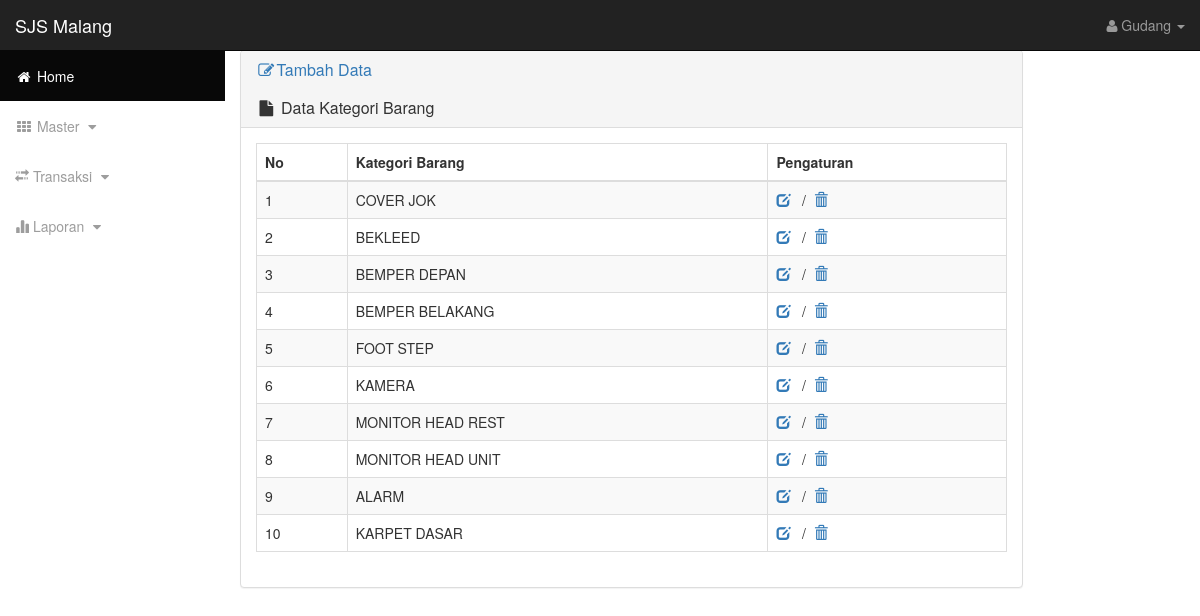
The app's page /data_gudang/kategori-barang/index.php (signed in) with its own data.
### tables this page shows
CREATE TABLE `pegawai` (
  `nip` varchar(10) NOT NULL,
  `id_jabatan` varchar(10) DEFAULT NULL,
  `username` varchar(20) DEFAULT NULL,
  `nama_pegawai` varchar(50) DEFAULT NULL,
  `jk_pegawai` varchar(10) DEFAULT NULL,
  `alamat_pegawai` varchar(100) DEFAULT NULL,
  `phone_pegawai` varchar(15) DEFAULT NULL,
  PRIMARY KEY (`nip`),
  KEY `fk_akses` (`username`),
  KEY `fk_memiliki_jabatan` (`id_jabatan`),
  CONSTRAINT `fk_akses` FOREIGN KEY (`username`) REFERENCES `user` (`username`) ON DELETE CASCADE ON UPDATE CASCADE,
  CONSTRAINT `fk_memiliki_jabatan` FOREIGN KEY (`id_jabatan`) REFERENCES `jabatan` (`id_jabatan`) ON DELETE CASCADE ON UPDATE CASCADE
);

CREATE TABLE `kategori` (
  `id_kategori` int(11) NOT NULL AUTO_INCREMENT,
  `nama_kategori` varchar(50) NOT NULL,
  PRIMARY KEY (`id_kategori`)
);

### data_gudang/kategori-barang/index.php (the view, shortened to what this page needs)
<?php include('../../header_gudang/header2.php'); ?>
	<div class="col-lg-10">
                        <div class="panel panel-default">
                            <div class="panel-heading">
                            <a href="tambah.php"><h3 class="panel-title"><i class="fa fa-edit fa-fw"></i>Tambah Data</h3></a><br>
                                <h3 class="panel-title"><i class="fa fa-file fa-fw"></i> Data Kategori Barang</h3>
                            </div>
                            <div class="panel-body">
                                <div class="table-responsive">
                                    <table class="table table-bordered table-hover table-striped">
                                        <thead>
                                        <tr>
			<th>No</th>
			<th>Kategori Barang</th>
			<th>Pengaturan</th>
								</tr>
									</thead>
		<?php
		$query = mysql_query("SELECT * FROM kategori ORDER BY id_kategori ASC") or die(mysql_error());
		if(mysql_num_rows($query) == 0){
			echo '<tr><td colspan="3">Tidak ada data!</td></tr>';
		}else{
			$no=1;
			while($data = mysql_fetch_assoc($query)){
				echo '<tr>';
					echo '<td>'.$no.'</td>';
					echo '<td>'.$data['nama_kategori'].'</td>';
					echo '<td><a href="edit.php?id='.$data['id_kategori'].'"><span class="glyphicon glyphicon-edit"></span> </a> &nbsp&nbsp/&nbsp&nbsp<a href="hapus.php?id='.$data['id_kategori'].'" onclick="return confirm(\'Yakin?\')"><span class="glyphicon glyphicon-trash"></span></a></td>';
				echo '</tr>';
				$no++;
			}
		}
		?>
		</table>
						</div>
                            </div>
                        </div>
                    </div>

### header_gudang/header2.php (shortened to what this page needs)
<?php
if ( !isset($_SESSION['username']) ) {
    header('location:login.php');
}
else {
    $username = $_SESSION['username'];
}
$query = mysql_query("SELECT *   FROM pegawai INNER JOIN user on pegawai.username=user.username WHERE pegawai.username='$username'");
$hasil = mysql_fetch_array($query);
?>
<!DOCTYPE html>
<html lang="en">
<head>
    <link href="../../assets/css/bootstrap.min.css" rel="stylesheet">
    <link href="../../assets/css/sb-admin.css" rel="stylesheet">
    <link href="../../assets/css/plugins/morris.css" rel="stylesheet">
    <link href="../../assets/font-awesome/css/font-awesome.min.css" rel="stylesheet" type="text/css">
</head>
<body>
    <div id="wrapper">
        <nav class="navbar navbar-inverse navbar-fixed-top" role="navigation">
            <div class="navbar-header">
                <a class="navbar-brand" href="../../background.php">SJS Malang</a>
            </div>
            <ul class="nav navbar-right top-nav">
                 <li class="dropdown">
                    <a href="#" class="dropdown-toggle" data-toggle="dropdown"><i class="fa fa-user"></i><?php echo '&nbsp'. $hasil['nama_pegawai'];?> <b class="caret"></b></a>
                </li>
            </ul>
            <div class="collapse navbar-collapse navbar-ex1-collapse">
                <ul class="nav navbar-nav side-nav">
                    <li class="active">
                        <a href="../../index.php"><i class="fa fa-fw fa-home"></i> Home</a>
                    </li>
                    <li>
                     <a href="javascript:;" data-toggle="collapse" data-target="#gudang1"><i class="fa fa-fw fa-th"></i> Master <i class="fa fa-fw fa-caret-down"></i></a>
                    </li>
                    <li>
                     <a href="javascript:;" data-toggle="collapse" data-target="#gudang2"><i class="glyphicon glyphicon-transfer"></i>&nbsp;Transaksi <i class="fa fa-fw fa-caret-down"></i></a>
                    </li>
                     <li>
                     <a href="javascript:;" data-toggle="collapse" data-target="#gudang3"><i class="glyphicon glyphicon-stats"></i>&nbsp;Laporan <i class="fa fa-fw fa-caret-down"></i></a>
                    </li>
            </div>
        </nav>
            <div id="myCarousel" class="carousel slide" data-ride="carousel">
    <div class="carousel-inner" role="listbox">
</body>
</html>

### assets/css/sb-admin.css (style rules this page uses)
body { margin-top: 100px; background-color: #fff; }
@media (min-width:768px) { body { margin-top: 50px; } }
#wrapper { padding-left: 0; }
@media (min-width:768px) { #wrapper { padding-left: 225px; } }
.top-nav { padding: 0 15px; }
.top-nav>li { display: inline-block; float: left; }
.top-nav>li>a { padding-top: 15px; padding-bottom: 15px; line-height: 20px; color: #999; }
@media (min-width:768px) { .side-nav { position: fixed; top: 51px; left: 225px; width: 225px; margin-left: -225px; border: none; border-radius: 0; overflow-y: auto; background-color: #fff; bottom: 0; overflow-x: hidden; padding-bottom: 40px; } }
@media (min-width:768px) { .side-nav>li>a { width: 225px; } }

### records on screen
pegawai: nama_pegawai "Gudang"
kategori: nama_kategori "COVER JOK"
kategori: nama_kategori "BEKLEED"
kategori: nama_kategori "BEMPER DEPAN"
kategori: nama_kategori "BEMPER BELAKANG"
kategori: nama_kategori "FOOT STEP"
kategori: nama_kategori "KAMERA"
kategori: nama_kategori "MONITOR HEAD REST"
kategori: nama_kategori "MONITOR HEAD UNIT"
kategori: nama_kategori "ALARM"
kategori: nama_kategori "KARPET DASAR"
